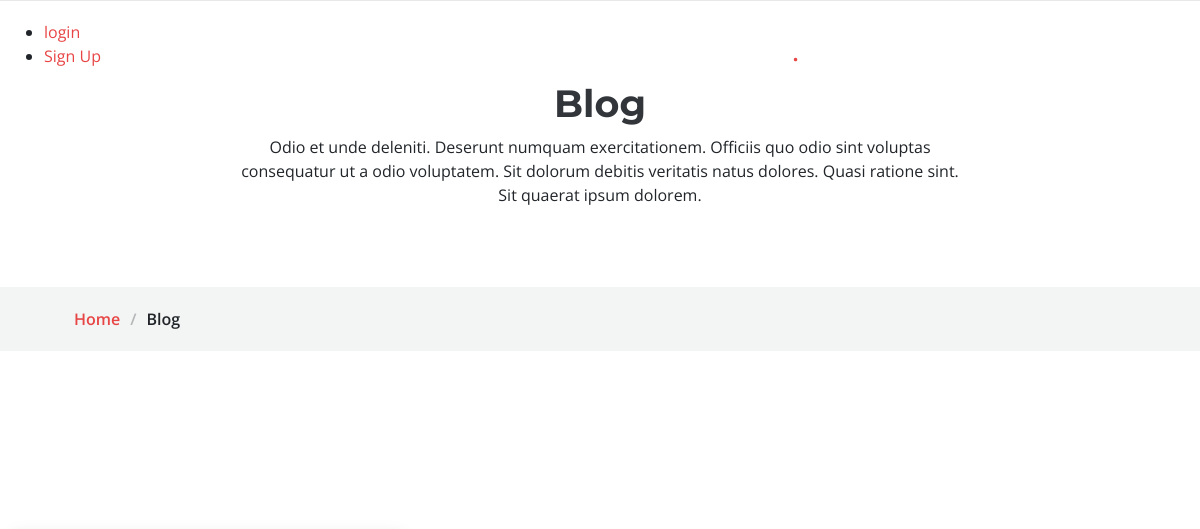
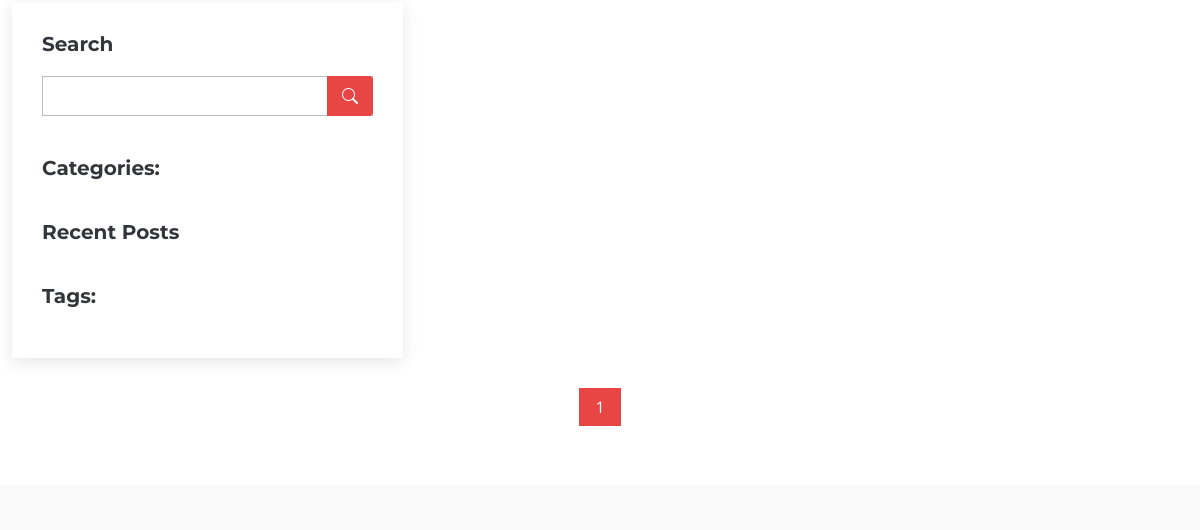
/blog/ (upper part), run on an earlier commit of the app's database (2 pictures, top to bottom).
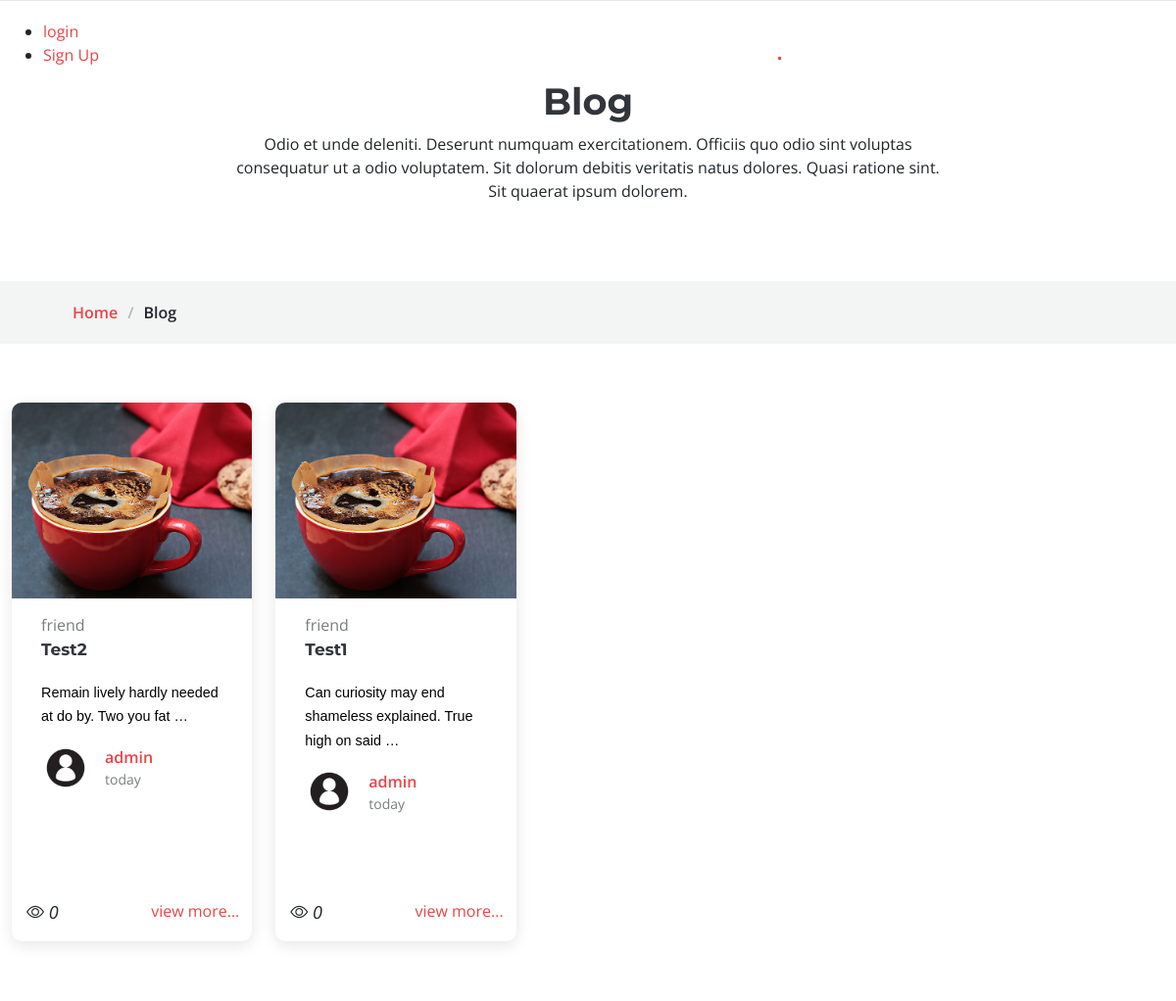
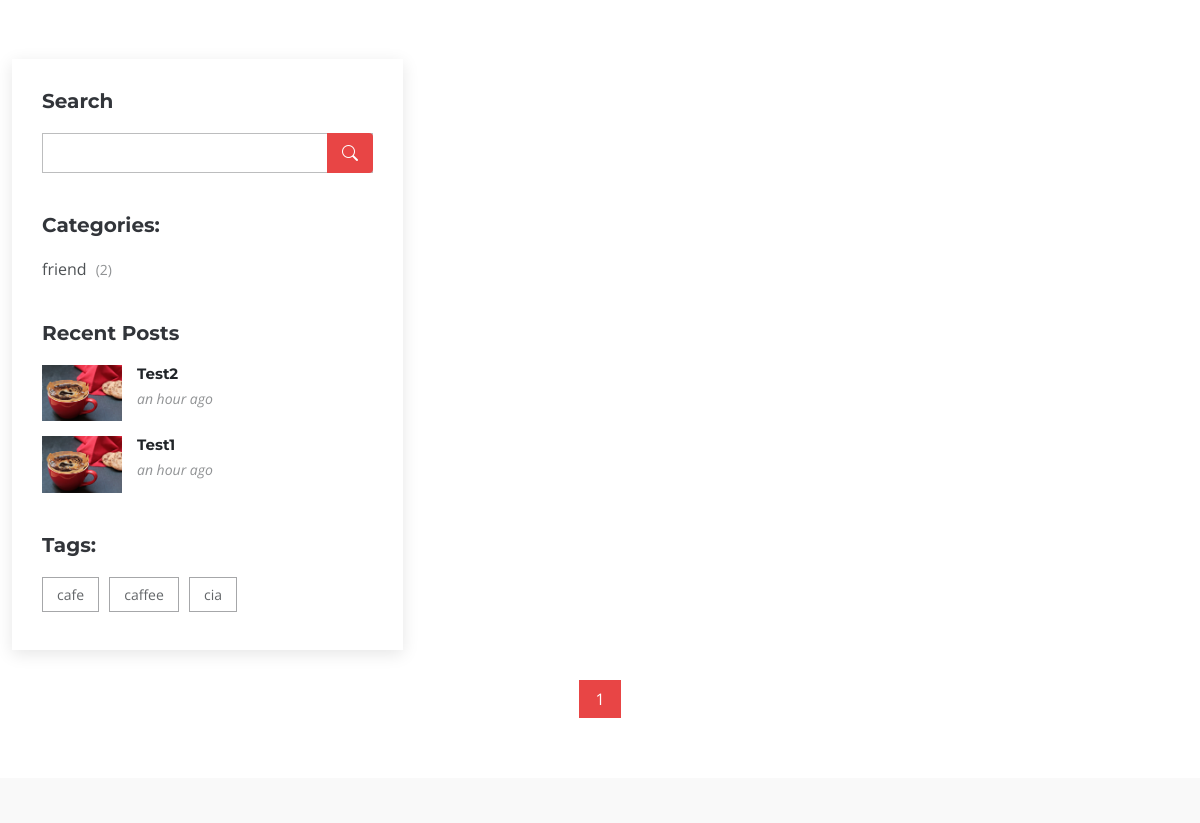
And on a later commit of the database (2 pictures, top to bottom).
### blog/models.py (models this page shows, shortened)
class Post(models.Model):
    title = models.CharField(max_length=200)
    content = RichTextField()
    author = models.ForeignKey(User,on_delete=models.SET_NULL, null = True)
    image = models.ImageField(upload_to='blog/',default='blog/blog-img2.png')
    profile = models.ImageField(upload_to='blog/profile/',default='blog/profile/profile.jpg')
    tags = TaggableManager()
    status_type = models.TextChoices("status_type",'published unpublished')
    status = models.CharField(blank=True, choices=status_type.choices, max_length=15)
    category = models.ManyToManyField(Categories)
    login_required = models.BooleanField(default=False)
    counted_views = models.IntegerField(default = 0)
    created_date = models.DateTimeField(auto_now_add=True)
    pub_date = models.DateTimeField(null=True)
    updated_date = models.DateTimeField(auto_now=True)
    class Meta:
        ordering = ['-pub_date']

class Categories(models.Model):
    name = models.CharField(max_length=200)
    def __str__(self):
        return self.name

### blog/views.py (the view)
# urls.py: path('',blog_view,name='main'),
def blog_view(request, **kwargs):
    posts = Post.objects.filter(
        pub_date__lte=timezone.now(),
        status='published'
    ).order_by('-pub_date')
    if kwargs.get('author_user'):
        posts = posts.filter(author__username=kwargs['author_user'])
    if kwargs.get('cat_name'):
        posts = posts.filter(category__name=kwargs['cat_name'])
    if kwargs.get('tag_name'):
        posts = posts.filter(tags__name=kwargs['tag_name'])
    paginator = Paginator(posts, 6)
    page_number = request.GET.get('page')
    try:
        posts = paginator.page(page_number)
    except PageNotAnInteger:
        posts = paginator.page(1)
    except EmptyPage:
        posts = paginator.page(1)
    context = {'posts': posts}
    return render(request, 'blog/blog.html', context)

### blog/templatetags/blog_tags.py (called while the page is built)
@register.inclusion_tag('blog/blog_recent.html')
def blog_latest(args=3):
    posts = Post.objects.filter(
        status='published',
        pub_date__lte=timezone.now()
    ).order_by('-pub_date')[:args]
    return {'posts': posts}

@register.inclusion_tag('blog/blog_tags.html')
def blog_tags():
    tags = Tag.objects.all()
    tag_list = []
    for name in tags:
        tag_list.append(name)
    return {'tags': tag_list}

@register.inclusion_tag('blog/blog_cat.html')
def postcategories():
    posts = Post.objects.filter(status='published')
    categories = Categories.objects.all()
    cat_dict = {}
    for name in categories:
        cat_dict[name] = posts.filter(category=name).count()
    return {'categories': cat_dict}

### templates/blog/blog.html (shortened to what this page needs)
{% extends 'base.html' %}
{% load static %}
{% load humanize %}
{% load blog_tags %}
{% block content %}
  <main class="main">
    <div class="page-title" data-aos="fade">
      <div class="heading">
        <div class="container">
          <div class="row d-flex justify-content-center text-center">
            <div class="col-lg-8">
              <h1>Blog</h1>
              <p class="mb-0">Odio et unde deleniti. Deserunt numquam exercitationem. Officiis quo odio sint voluptas consequatur ut a odio voluptatem. Sit dolorum debitis veritatis natus dolores. Quasi ratione sint. Sit quaerat ipsum dolorem.</p>
            </div>
          </div>
        </div>
      </div>
      <nav class="breadcrumbs">
        <div class="container">
          <ol>
            <li>
              <a href="{% url 'website:index' %}">Home</a>
            </li>
            <li class="current">Blog</li>
          </ol>
        </div>
      </nav>
    </div>
    <div class="row" style="margin-left: 0px;">
      <section id="blog-posts" class="col-lg-8 blog-posts section">
        <div class="container">
          <div class="row gy-4">
            {% for post in posts %}
              <div class="col-lg-4">
                <article>
                  <div class="post-img">
                    <img style="height:200px;max-width:280px;width: expression(this.width > 500 ? 500: true);" src="{{ post.image.url }}" alt="" class="img-fluid" />
                  </div>
                  {% for cat in post.category.all %}
                    <a href="{% url 'blog:category' cat_name=cat.name %}" class="post-category">{{ cat.name }}</a>{% if not forloop.last %},{% endif %}
                  {% endfor %}
                  <h2 class="title">
                    <a href="{% url 'blog:single' pid=post.id %}">{{ post.title }}</a>
                  </h2>
                  <p >{{ post.content|truncatewords_html:10|safe }}</p>
                  <div class="d-flex align-items-center">
                    <img src="{{post.profile.url}}" alt="" class="img-fluid post-author-img flex-shrink-0" />
                    <div class="post-meta">
                      <a href="{% url 'blog:author' author_user=post.author %}" class="post-author">{{post.author}}</a>
                      <p class="post-date">
                        <time datetime="2022-01-01">{{post.pub_date|naturalday}}</time>
                      </p>
                  </div>
                  </div>
                  <div class="header-card">
                    <p class="view"><i class="bi bi-eye"> {{post.counted_views}}</i></p>
                    <a href="{% url 'blog:single' pid=post.id %}" class="view-more">view more...</a>
                  </div>
                </article>
              </div>
            {% endfor %}
          </div>
        </div>
      </section>
      <div class="col-lg-4 sidebar" style="width: 415px;">
        <div class="widgets-container">
          {% include 'blog/blog_search.html' %}
          {% postcategories %}
          {% blog_latest %}
          {% blog_tags %}
        </div>
      </div>
    </div>
    <section id="blog-pagination" class="blog-pagination section">
      <div class="container">
        <div class="d-flex justify-content-center">
          <ul>
            {% for page in posts.paginator.page_range %}
              {% if posts.number == page %}
                <li>
                  <a href="?page={{ page }}" class="active">{{ page }}</a>
                </li>
              {% else %}
                <li>
                  <a href="?page={{ page }}">{{ page }}</a>
                </li>
              {% endif %}
            {% endfor %}
          </ul>
        </div>
      </div>
    </section>
  </main>
{% endblock %}

### templates/base.html (shortened to what this page needs)
{% load static %}
{% load account %}
{% user_display user as user_display %}
{% load compress %}
<!DOCTYPE html>
<html lang="en">
  <head>
    {% compress css %}
    <link href="{% static 'assets/vendor/bootstrap/css/bootstrap.min.css' %}" rel="stylesheet" />
    {% endcompress %}
    {% compress css %}
    <link href="{% static 'assets/vendor/bootstrap-icons/bootstrap-icons.css' %}" rel="stylesheet" />
    {% endcompress %}
    {% compress css %}
    <link href="{% static 'assets/vendor/aos/aos.css' %}" rel="stylesheet" />
    {% endcompress %}
    {% compress css %}
    <link href="{% static 'assets/vendor/glightbox/css/glightbox.min.css' %}" rel="stylesheet" />
    {% endcompress %}
    {% compress css %}
    <link href="{% static 'assets/vendor/swiper/swiper-bundle.min.css' %}" rel="stylesheet" />
    {% endcompress %}
    {% compress css %}
    <link href="{% static 'assets/css/main.css' %}" rel="stylesheet" />
    {% endcompress %}
  </head>
  <body class="index-page">
    <header id="header" class="header d-flex align-items-center fixed-top">
      <div class="container-fluid position-relative d-flex align-items-center justify-content-between">
        <a href="{% url 'website:index' %}" class="logo d-flex align-items-center me-auto me-xl-0">
          <h1 class="sitename">Cia Cafe</h1><span>.</span>
        </a>
        <div class="col-lg-6 col-sm-6 col-6 header-top-left">
          <ul>
            {% if not request.user.is_authenticated %}
              <li>
                <a href="{% url 'account_login' %}?next={{ request.get_full_path|urlencode }}">login</a>
              </li>
              <li>
                <a href="{% url 'account_signup' %}">Sign Up</a>
              </li>
            {% endif %}
          </ul>
        </div>
        <nav id="navmenu" class="navmenu">
          <ul>
            <li>
              <a href="{% url 'website:index' %}" class="active">Home</a>
            </li>
            <li>
              <a href="{% url 'website:about' %}">About</a>
            </li>
            <li>
              <a href="{% url 'blog:main' %}">Blog</a>
            </li>
            <li>
              <a href="{% url 'website:contact' %}">Contact</a>
            </li>
          </ul>
        </nav>
      </div>
    </header>
    {% block content %}
    {% endblock %}
    <footer id="footer" class="footer position-relative light-background">
      <div class="container footer-top">
        <div class="row gy-4">
        </div>
      </div>
    </footer>
  </body>
</html>
{% include 'messages.html' %}

### templates/blog/blog_search.html
{% load static %}
<div class="search-widget widget-item">
  <h3 class="widget-title">Search</h3>
  <form action="{% url 'blog:search' %}" method="GET">
    <input type="text" name="s" />
    <button type="submit" title="Search"><i class="bi bi-search"></i></button>
  </form>
</div>

### templates/blog/blog_cat.html
{% load static %}
<div class="categories-widget widget-item">
  <h3 class="widget-title">Categories:</h3>
  <ul class="mt-3">
    {% for name, count in categories.items %}
      <li>
        <a href="{% url 'blog:category' cat_name=name %}">{{ name }} <span>({{ count }})</span></a>
      </li>
    {% endfor %}
  </ul>
</div>

### templates/blog/blog_recent.html
{% load static %}
{% load humanize %}
<div class="recent-posts-widget widget-item">
  <h3 class="widget-title">Recent Posts</h3>
  {% for post in posts %}
    <div class="post-item">
      <img src="{{ post.image.url }}" alt="" class="flex-shrink-0" />
      <div>
        <h4><a href="{% url 'blog:single' pid=post.id %}">{{ post.title }}</a></h4>
        <time datetime="2020-01-01">{{ post.pub_date|naturaltime }}</time>
      </div>
    </div>
  {% endfor %}
</div>

### templates/blog/blog_tags.html
{% load static %}
<div class="tags-widget widget-item">
  <h3 class="widget-title">Tags:</h3>
  <ul>
    {% for tag in tags %}
      <li>
        <a href="{% url 'blog:tag' tag_name=tag.name %}">{{ tag.name }}</a>
      </li>
    {% endfor %}
  </ul>
</div>

### templates/messages.html (shortened to what this page needs)
{% load static %}
 <!DOCTYPE html>
<html lang="en">
<head>
</head>
<body>
</body>
</html>
{% load sweetify %}

What changed in the data, as far as the page shows it:
added Post: image (picture), title "Test2", content "Remain lively hardly needed at do by. Two you fat …", profile (placeholder picture), author "admin", pub_date "today", counted_views "0", pub_date "an hour ago"
added Categories: name "friend", count "2"
added Post: image (picture), title "Test1", content "Can curiosity may end shameless explained. True high on said …", profile (placeholder picture), author "admin", pub_date "today", counted_views "0", pub_date "an hour ago"
added Tag: name "cafe"
added Tag: name "caffee"
added Tag: name "cia"
